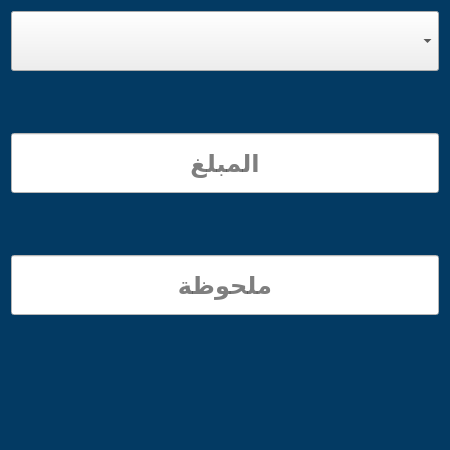
<?xml version="1.0" encoding="UTF-8"?>
<ui version="4.0">
 <class>Form</class>
 <widget class="QWidget" name="Form">
  <property name="geometry">
   <rect>
    <x>0</x>
    <y>0</y>
    <width>450</width>
    <height>450</height>
   </rect>
  </property>
  <property name="minimumSize">
   <size>
    <width>450</width>
    <height>450</height>
   </size>
  </property>
  <property name="maximumSize">
   <size>
    <width>450</width>
    <height>450</height>
   </size>
  </property>
  <property name="windowTitle">
   <string>Form</string>
  </property>
  <property name="styleSheet">
   <string notr="true">background-color:#033a63;</string>
  </property>
  <layout class="QGridLayout" name="gridLayout">
   <item row="0" column="0">
    <layout class="QVBoxLayout" name="verticalLayout">
     <item>
      <widget class="QComboBox" name="customer">
       <property name="minimumSize">
        <size>
         <width>0</width>
         <height>60</height>
        </size>
       </property>
       <property name="maximumSize">
        <size>
         <width>16777215</width>
         <height>60</height>
        </size>
       </property>
       <property name="font">
        <font>
         <pointsize>18</pointsize>
         <bold>true</bold>
        </font>
       </property>
       <property name="styleSheet">
        <string notr="true">background-color:none;</string>
       </property>
      </widget>
     </item>
     <item>
      <widget class="QLabel" name="customer_err">
       <property name="minimumSize">
        <size>
         <width>0</width>
         <height>50</height>
        </size>
       </property>
       <property name="maximumSize">
        <size>
         <width>16777215</width>
         <height>50</height>
        </size>
       </property>
       <property name="font">
        <font>
         <pointsize>14</pointsize>
         <bold>true</bold>
        </font>
       </property>
       <property name="styleSheet">
        <string notr="true">color:white;</string>
       </property>
       <property name="text">
        <string/>
       </property>
       <property name="alignment">
        <set>Qt::AlignCenter</set>
       </property>
      </widget>
     </item>
     <item>
      <widget class="QLineEdit" name="amount">
       <property name="minimumSize">
        <size>
         <width>0</width>
         <height>60</height>
        </size>
       </property>
       <property name="maximumSize">
        <size>
         <width>16777215</width>
         <height>60</height>
        </size>
       </property>
       <property name="font">
        <font>
         <pointsize>18</pointsize>
         <bold>true</bold>
        </font>
       </property>
       <property name="styleSheet">
        <string notr="true">background-color:white;</string>
       </property>
       <property name="maxLength">
        <number>6</number>
       </property>
       <property name="alignment">
        <set>Qt::AlignCenter</set>
       </property>
       <property name="placeholderText">
        <string>المبلغ</string>
       </property>
      </widget>
     </item>
     <item>
      <widget class="QLabel" name="amount_err">
       <property name="minimumSize">
        <size>
         <width>0</width>
         <height>50</height>
        </size>
       </property>
       <property name="maximumSize">
        <size>
         <width>16777215</width>
         <height>50</height>
        </size>
       </property>
       <property name="font">
        <font>
         <pointsize>14</pointsize>
         <bold>true</bold>
        </font>
       </property>
       <property name="styleSheet">
        <string notr="true">color:white;</string>
       </property>
       <property name="text">
        <string/>
       </property>
       <property name="alignment">
        <set>Qt::AlignCenter</set>
       </property>
      </widget>
     </item>
     <item>
      <widget class="QLineEdit" name="note">
       <property name="minimumSize">
        <size>
         <width>0</width>
         <height>60</height>
        </size>
       </property>
       <property name="maximumSize">
        <size>
         <width>16777215</width>
         <height>60</height>
        </size>
       </property>
       <property name="font">
        <font>
         <pointsize>18</pointsize>
         <bold>true</bold>
        </font>
       </property>
       <property name="styleSheet">
        <string notr="true">background-color:white;</string>
       </property>
       <property name="maxLength">
        <number>64</number>
       </property>
       <property name="alignment">
        <set>Qt::AlignCenter</set>
       </property>
       <property name="placeholderText">
        <string>ملحوظة</string>
       </property>
      </widget>
     </item>
     <item>
      <widget class="QLabel" name="note_err">
       <property name="minimumSize">
        <size>
         <width>0</width>
         <height>50</height>
        </size>
       </property>
       <property name="maximumSize">
        <size>
         <width>16777215</width>
         <height>50</height>
        </size>
       </property>
       <property name="font">
        <font>
         <pointsize>14</pointsize>
         <bold>true</bold>
        </font>
       </property>
       <property name="styleSheet">
        <string notr="true">color:white;</string>
       </property>
       <property name="text">
        <string/>
       </property>
       <property name="alignment">
        <set>Qt::AlignCenter</set>
       </property>
      </widget>
     </item>
    </layout>
   </item>
   <item row="1" column="0">
    <layout class="QHBoxLayout" name="horizontalLayout">
     <item>
      <widget class="QPushButton" name="save_btn">
       <property name="minimumSize">
        <size>
         <width>0</width>
         <height>60</height>
        </size>
       </property>
       <property name="maximumSize">
        <size>
         <width>16777215</width>
         <height>60</height>
        </size>
       </property>
       <property name="cursor">
        <cursorShape>PointingHandCursor</cursorShape>
       </property>
       <property name="styleSheet">
        <string notr="true">QPushButton:hover{
	background-color:#3f5482;
	border: 1px solid #3f5482;
}</string>
       </property>
       <property name="text">
        <string/>
       </property>
       <property name="icon">
        <iconset>
         <normaloff>../icons/save.svg</normaloff>../icons/save.svg</iconset>
       </property>
       <property name="iconSize">
        <size>
         <width>50</width>
         <height>50</height>
        </size>
       </property>
       <property name="flat">
        <bool>true</bool>
       </property>
      </widget>
     </item>
     <item>
      <widget class="QPushButton" name="cancel_btn">
       <property name="minimumSize">
        <size>
         <width>0</width>
         <height>60</height>
        </size>
       </property>
       <property name="maximumSize">
        <size>
         <width>16777215</width>
         <height>60</height>
        </size>
       </property>
       <property name="cursor">
        <cursorShape>PointingHandCursor</cursorShape>
       </property>
       <property name="styleSheet">
        <string notr="true">QPushButton:hover{
	background-color:#3f5482;
	border: 1px solid #3f5482;
}</string>
       </property>
       <property name="text">
        <string/>
       </property>
       <property name="icon">
        <iconset>
         <normaloff>../icons/cancel.svg</normaloff>../icons/cancel.svg</iconset>
       </property>
       <property name="iconSize">
        <size>
         <width>50</width>
         <height>50</height>
        </size>
       </property>
       <property name="flat">
        <bool>true</bool>
       </property>
      </widget>
     </item>
    </layout>
   </item>
  </layout>
 </widget>
 <resources/>
 <connections>
  <connection>
   <sender>cancel_btn</sender>
   <signal>clicked()</signal>
   <receiver>Form</receiver>
   <slot>close()</slot>
   <hints>
    <hint type="sourcelabel">
     <x>116</x>
     <y>522</y>
    </hint>
    <hint type="destinationlabel">
     <x>1</x>
     <y>31</y>
    </hint>
   </hints>
  </connection>
 </connections>
</ui>
